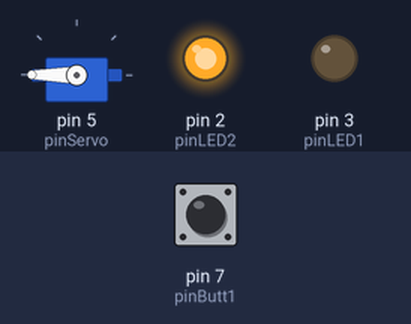
The sketch below on a simulated Arduino Uno, built with avr-gcc and run on an emulated ATmega328P. On the bench: servo, output pins drawn as LEDs (lit = HIGH). The test bench sets the inputs (shaded band); at power-on: pin 7 (pinButt1) HIGH.

Above: at 1.2 s.
1.3 s: pin 7 (pinButt1) pulled LOW for 0.15 s
At 1.38 s:
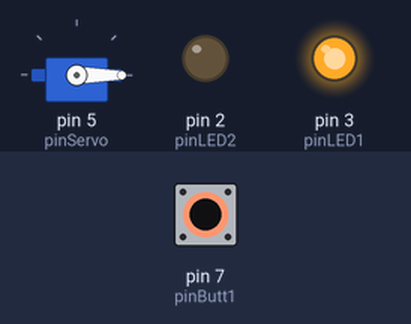
2.9 s: pin 7 (pinButt1) pulled LOW for 3.2 s
At 7.5 s:
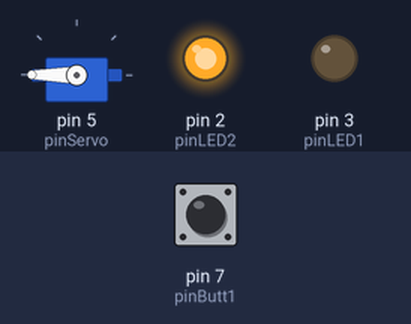
Timing chart, 0 to 9.0 s (numbered marks = the images above; inputs shaded):
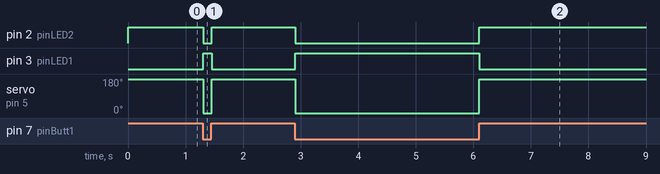

Measured:
- after the input at 1.3 s, pin 2 (pinLED2): HIGH → LOW at once, → HIGH 0.15 s later; pin 3 (pinLED1): LOW → HIGH at once, → LOW 0.15 s later; servo on pin 5 (pinServo): 180° → 0° at once, → 180° 0.15 s later
- after the input at 2.9 s, pin 2 (pinLED2): HIGH → LOW at once, → HIGH 3.2 s later; pin 3 (pinLED1): LOW → HIGH at once, → LOW 3.2 s later; servo on pin 5 (pinServo): 180° → 0° at once, → 180° 3.2 s later

The sketch:

copy_of_servo_motor_with_led1.ino
```cpp
#include <Servo.h>

#define pinServo 5
#define pinButt1 7
#define pinLED1 3
#define pinLED2 2
int buttonState = 0;
Servo myservo;

void setup() {
  myservo.attach(pinServo);

  pinMode(pinButt1, INPUT);
  pinMode(pinLED1, OUTPUT);
  pinMode(pinLED2, OUTPUT);
}

void loop()
{
  buttonState = digitalRead(pinButt1);
  if(digitalRead(pinButt1) == 0) myservo.write(0);
  if(digitalRead(pinButt1) == 1) myservo.write(180);

  if (buttonState == LOW){
    digitalWrite(pinLED1, HIGH);
    digitalWrite(pinLED2, LOW);
  }
  if (buttonState == HIGH) {
    digitalWrite(pinLED1, LOW);
    digitalWrite(pinLED2, HIGH);
  }

  delay(15);
}
```
